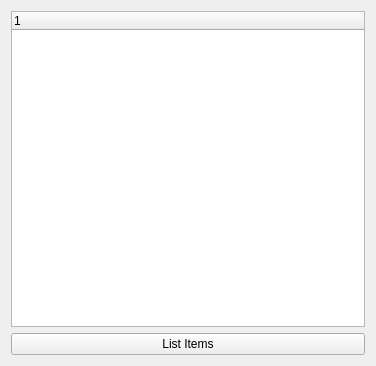
<?xml version="1.0" encoding="UTF-8"?>
<ui version="4.0">
 <class>Widget</class>
 <widget class="QWidget" name="Widget">
  <property name="geometry">
   <rect>
    <x>0</x>
    <y>0</y>
    <width>376</width>
    <height>366</height>
   </rect>
  </property>
  <property name="windowTitle">
   <string>Widget</string>
  </property>
  <layout class="QVBoxLayout" name="verticalLayout">
   <item>
    <widget class="QTreeWidget" name="treeWidget">
     <column>
      <property name="text">
       <string notr="true">1</string>
      </property>
     </column>
    </widget>
   </item>
   <item>
    <widget class="QPushButton" name="listItemsButton">
     <property name="text">
      <string>List Items</string>
     </property>
    </widget>
   </item>
  </layout>
 </widget>
 <resources/>
 <connections/>
</ui>
